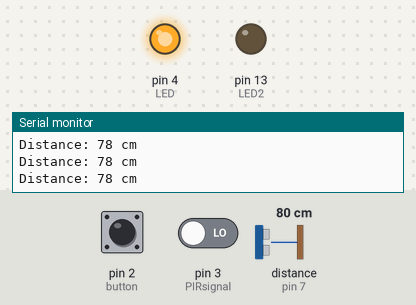
The sketch below on a simulated Arduino Uno, built with avr-gcc and run on an emulated ATmega328P. On the bench: output pins drawn as LEDs (lit = HIGH), the last lines printed to the serial monitor. Wiring (inferred from the names in the program): ultrasonic range finder: trigger pin 6; echo pin 7. The test bench sets the inputs (shaded band); at power-on: pin 3 (PIRsignal) LOW, pin 2 (button) HIGH, distance to the obstacle (sensor on pin 7) 80 cm. The echo pulse lasts 58.3 µs per cm; pins used as bus, display or sensor lines are not drawn.

Above: at 1.3 s.
1.4 s: pin 3 (PIRsignal) driven HIGH
At 2.4 s:
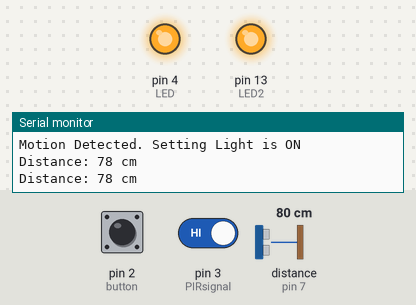
3.0 s: pin 2 (button) pulled LOW for 0.6 s
At 4.6 s:
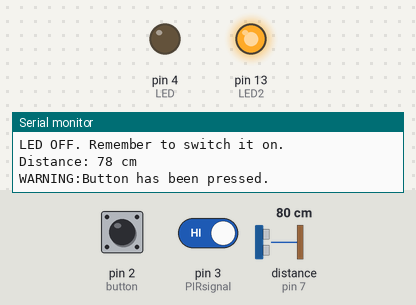
8.1 s: pin 2 (button) pulled LOW for 1 s
At 9.8 s:
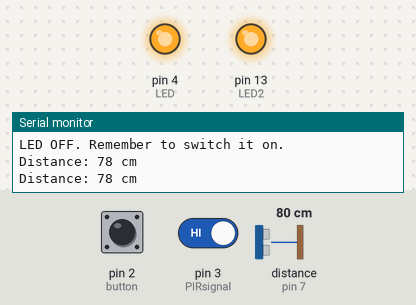
10.7 s: pin 2 (button) pulled LOW for 3.2 s
At 14.8 s:
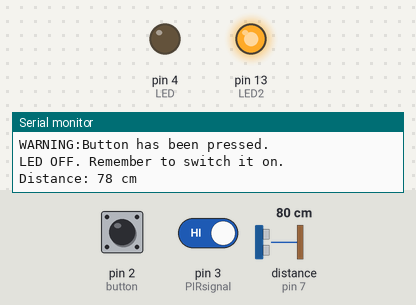
Timing chart, 0 to 16.3 s (numbered marks = the images above; inputs shaded):
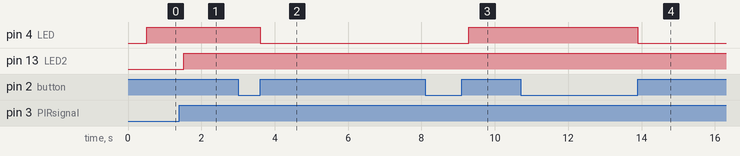

Measured:
- after the input at 1.4 s, pin 13 (LED2): LOW → HIGH after 0.12 s
- after the input at 3.0 s, pin 4 (LED): HIGH → LOW after 0.60 s
- after the input at 8.1 s, pin 4 (LED): LOW → HIGH after 1.2 s
- after the input at 10.7 s, pin 4 (LED): HIGH → LOW after 3.2 s

The sketch:

TaskM1.T3C_code_1.3C_.ino
```cpp
//constant values
const uint8_t LED = 4;
const int triggerPIN = 6;
const int echoPIN = 7;
const uint8_t button = 2;
const uint8_t LED2 = 13;
const int PIRsignal = 3;

//declare global variables and assign values
uint8_t ledState = LOW;
bool pressed = false;
volatile byte PIR = LOW;

void setup()
{
    //setup PINs for all components
    pinMode(LED, OUTPUT); //LED
    pinMode(LED2, OUTPUT); //LED2
    pinMode(PIRsignal, INPUT); //PIRSignal PIN
    pinMode(triggerPIN, OUTPUT); //triggerPIN
    pinMode(echoPIN, INPUT); //echoPIN
    pinMode(button, INPUT_PULLUP); //button
    Serial.begin(9600);
    //implement external interrupts
    attachInterrupt(digitalPinToInterrupt(button), off_led, RISING);
    attachInterrupt(digitalPinToInterrupt(PIRsignal), PIR_triggered, RISING);
    // Serial Communication is starting with 9600 of baudrate speed
    Serial.println("Ultrasonic Sensor HC-SR04 Data & Motion Detector");
    // print some text in Serial Monitor

}

void loop()
{
    // Declare local variables
    long distance;
    long duration;
    // Clears the trigPin condition
    digitalWrite(triggerPIN, LOW);

    // Sets the trigPin (ACTIVE)
    digitalWrite(triggerPIN, HIGH);
    digitalWrite(triggerPIN, LOW);

    // Reads the echoPin, returns the value
    duration = pulseIn(echoPIN, HIGH);

    //Calculate
    distance = get_distance(duration);
    // Print Distance
    print_distance(distance);
    //delay for 500ms
    delay(500);

    //if distance is smaller than 100, LED will turn on
    //else distance is bigger than 100, LED will turn off
    //using Ternary Operator
    ledState = distance <= 100 ? HIGH : LOW;

    //checking if there is motion detected or not, if there is, turn ON or OFF the light
    digitalWrite(LED2, PIR);

    //check whether the button is pressed or not
    //if yes, led will turn off when the object is within range
    if (!pressed)
    {
        digitalWrite(LED, ledState);
    }

  	if (pressed == true)
  	{
   	 Serial.println("WARNING:Button has been pressed.");
     Serial.println("LED OFF. Remember to switch it on.\n");
  	}
}

//calcualte distance
long get_distance(long duration) {
    // Calculating the distance
    return duration * 0.017;
}

//print distance function
void print_distance(long distance) {
    // Displays the distance on the Serial Monitor
    Serial.print("Distance: ");
    Serial.print(distance);
    Serial.println(" cm\n");
}

//off led function
void off_led() {
    pressed = !pressed;
    ledState = !ledState;
    digitalWrite(LED, ledState);
}

//PIR_triggered function which will turn on the light ON or OFF when motion is detected
void PIR_triggered(){
  if (PIR == HIGH){
    PIR = !PIR;
    Serial.println("Motion Detected. Setting Light is OFF\n");
  }
  else
  {
    PIR = !PIR;
    Serial.println("Motion Detected. Setting Light is ON\n");
  }
}
```
